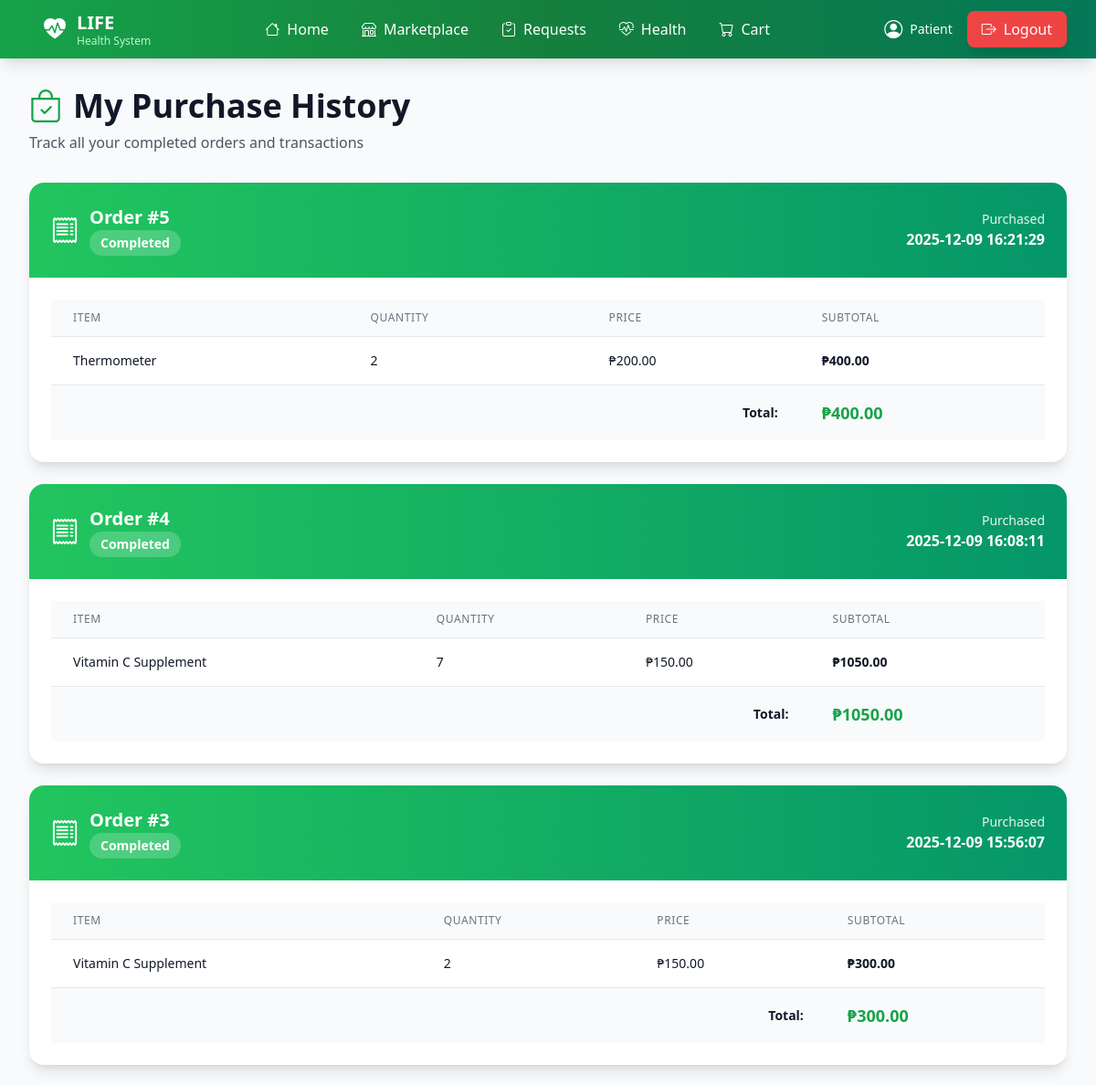
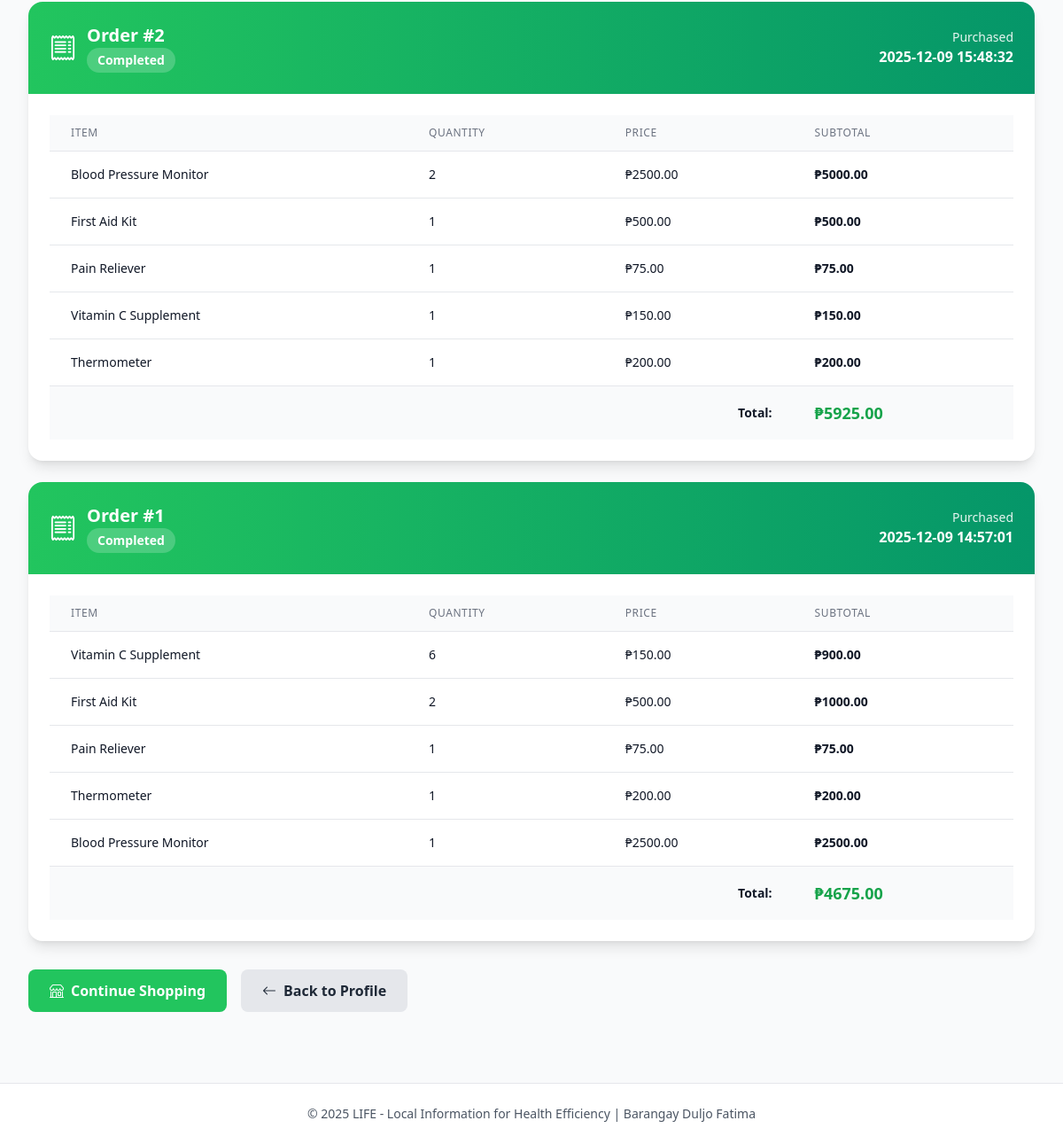
The page /purchase_history (signed in) on the database its author committed (2 pictures, top to bottom).
### tables this page shows
CREATE TABLE purchase_orders (
            id INTEGER PRIMARY KEY AUTOINCREMENT,
            patient_id INTEGER NOT NULL,
            total_amount REAL NOT NULL,
            status TEXT DEFAULT 'Completed',
            purchased_at TIMESTAMP DEFAULT CURRENT_TIMESTAMP,
            FOREIGN KEY (patient_id) REFERENCES patients(id)
        );

CREATE TABLE purchase_order_items (
            id INTEGER PRIMARY KEY AUTOINCREMENT,
            order_id INTEGER NOT NULL,
            item_id INTEGER NOT NULL,
            item_name TEXT NOT NULL,
            quantity INTEGER NOT NULL,
            price REAL NOT NULL,
            FOREIGN KEY (order_id) REFERENCES purchase_orders(id),
            FOREIGN KEY (item_id) REFERENCES marketplace_items(id)
        );

### app.py (the view)
@app.route("/purchase_history")
def purchase_history():
    if session.get("role") != 'patient':
        return redirect(url_for('patient_signin'))
    patient_id = session.get("user_id")
    db = get_db()
    c = db.cursor()
    orders = c.execute("""
        SELECT * FROM purchase_orders
        WHERE patient_id = ?
        ORDER BY purchased_at DESC
    """, (patient_id,)).fetchall()
    orders_with_items = []
    for order in orders:
        order_items = c.execute("""
            SELECT * FROM purchase_order_items
            WHERE order_id = ?
        """, (order["id"],)).fetchall()
        orders_with_items.append({
            "order": dict(order),
            "order_items": [dict(item) for item in order_items]
        })
    return render_template("purchase_history.html", orders=orders_with_items)

### app.py (called while the page is built)
def get_db():
    db = getattr(g, "_database", None)
    if db is None:
        db = g._database = sqlite3.connect(DATABASE)
        db.row_factory = sqlite3.Row
    return db

@app.teardown_appcontext
def close_connection(exception):
    db = getattr(g, "_database", None)
    if db is not None:
        db.close()

### templates/purchase_history.html (shortened to what this page needs)
{% extends "layout.html" %}
{% block content %}
<div class="animate-slideUp">
    <div class="mb-8">
        <h1 class="text-4xl font-bold text-gray-900 mb-2 flex items-center space-x-3">
            <i class="bi bi-bag-check text-green-600"></i>
            <span>My Purchase History</span>
        </h1>
        <p class="text-gray-600">Track all your completed orders and transactions</p>
    </div>
    {% if orders %}
        <div class="space-y-6">
            {% for order_data in orders %}
            <div class="bg-white rounded-2xl shadow-lg overflow-hidden card-hover">
                <div class="bg-gradient-to-r from-green-500 to-emerald-600 text-white p-6">
                    <div class="flex items-center justify-between">
                        <div class="flex items-center space-x-3">
                            <i class="bi bi-receipt text-3xl"></i>
                            <div>
                                <h3 class="text-xl font-bold">Order #{{ order_data.order.id }}</h3>
                                <span class="inline-flex items-center px-3 py-1 rounded-full text-sm font-semibold bg-white bg-opacity-20">
                                    {{ order_data.order.status }}
                                </span>
                            </div>
                        </div>
                        <div class="text-right">
                            <p class="text-sm opacity-90">Purchased</p>
                            <p class="font-semibold">{{ order_data.order.purchased_at }}</p>
                        </div>
                    </div>
                </div>
                <div class="p-6">
                    <div class="overflow-x-auto">
                        <table class="min-w-full divide-y divide-gray-200">
                            <thead class="bg-gray-50">
                                <tr>
                                    <th class="px-6 py-3 text-left text-xs font-medium text-gray-500 uppercase tracking-wider">Item</th>
                                    <th class="px-6 py-3 text-left text-xs font-medium text-gray-500 uppercase tracking-wider">Quantity</th>
                                    <th class="px-6 py-3 text-left text-xs font-medium text-gray-500 uppercase tracking-wider">Price</th>
                                    <th class="px-6 py-3 text-left text-xs font-medium text-gray-500 uppercase tracking-wider">Subtotal</th>
                                </tr>
                            </thead>
                            <tbody class="bg-white divide-y divide-gray-200">
                                {% for item in order_data.order_items %}
                                <tr class="hover:bg-gray-50 transition-colors">
                                    <td class="px-6 py-4 whitespace-nowrap text-sm font-medium text-gray-900">{{ item.item_name }}</td>
                                    <td class="px-6 py-4 whitespace-nowrap text-sm text-gray-900">{{ item.quantity }}</td>
                                    <td class="px-6 py-4 whitespace-nowrap text-sm text-gray-900">₱{{ "%.2f"|format(item.price) }}</td>
                                    <td class="px-6 py-4 whitespace-nowrap text-sm font-semibold text-gray-900">₱{{ "%.2f"|format(item.price * item.quantity) }}</td>
                                </tr>
                                {% endfor %}
                            </tbody>
                            <tfoot class="bg-gray-50">
                                <tr>
                                    <td colspan="3" class="px-6 py-4 text-right text-sm font-bold text-gray-900">Total:</td>
                                    <td class="px-6 py-4 whitespace-nowrap text-lg font-bold text-green-600">₱{{ "%.2f"|format(order_data.order.total_amount) }}</td>
                                </tr>
                            </tfoot>
                        </table>
                    </div>
                </div>
            </div>
            {% endfor %}
        </div>
    {% endif %}
    <div class="mt-8 flex flex-col sm:flex-row gap-4">
        <a href="{{ url_for('patient_marketplace') }}"
           class="inline-flex items-center justify-center space-x-2 bg-green-500 hover:bg-green-600 text-white font-semibold py-3 px-6 rounded-lg transition-all duration-300 transform hover:scale-105">
            <i class="bi bi-shop"></i>
            <span>Continue Shopping</span>
        </a>
        <a href="{{ url_for('patient_profile') }}"
           class="inline-flex items-center justify-center space-x-2 bg-gray-200 hover:bg-gray-300 text-gray-800 font-semibold py-3 px-6 rounded-lg transition-all duration-300 transform hover:scale-105">
            <i class="bi bi-arrow-left"></i>
            <span>Back to Profile</span>
        </a>
    </div>
</div>
{% endblock %}

### templates/layout.html (style rules this page uses)
.animate-slideUp { animation: slideUp 0.5s ease-out; }
.card-hover { transition: all 0.3s ease; }

### rows shown on the page
purchase_orders: order.id "5", order.status "Completed", order.purchased_at "2025-12-09 16:21:29", order.total_amount "400.00"
purchase_order_items: item_name "Thermometer", quantity "2", price "200.00", item.price*item.quantity "400.00"
purchase_orders: order.id "4", order.status "Completed", order.purchased_at "2025-12-09 16:08:11", order.total_amount "1050.00"
purchase_order_items: item_name "Vitamin C Supplement", quantity "7", price "150.00", item.price*item.quantity "1050.00"
purchase_orders: order.id "3", order.status "Completed", order.purchased_at "2025-12-09 15:56:07", order.total_amount "300.00"
purchase_order_items: item_name "Vitamin C Supplement", quantity "2", price "150.00", item.price*item.quantity "300.00"
purchase_orders: order.id "2", order.status "Completed", order.purchased_at "2025-12-09 15:48:32", order.total_amount "5925.00"
purchase_order_items: item_name "Blood Pressure Monitor", quantity "2", price "2500.00", item.price*item.quantity "5000.00"
purchase_order_items: item_name "First Aid Kit", quantity "1", price "500.00", item.price*item.quantity "500.00"
purchase_order_items: item_name "Pain Reliever", quantity "1", price "75.00", item.price*item.quantity "75.00"
purchase_order_items: item_name "Vitamin C Supplement", quantity "1", price "150.00", item.price*item.quantity "150.00"
purchase_order_items: item_name "Thermometer", quantity "1", price "200.00", item.price*item.quantity "200.00"
purchase_orders: order.id "1", order.status "Completed", order.purchased_at "2025-12-09 14:57:01", order.total_amount "4675.00"
purchase_order_items: item_name "Vitamin C Supplement", quantity "6", price "150.00", item.price*item.quantity "900.00"
purchase_order_items: item_name "First Aid Kit", quantity "2", price "500.00", item.price*item.quantity "1000.00"
purchase_order_items: item_name "Pain Reliever", quantity "1", price "75.00", item.price*item.quantity "75.00"
purchase_order_items: item_name "Thermometer", quantity "1", price "200.00", item.price*item.quantity "200.00"
purchase_order_items: item_name "Blood Pressure Monitor", quantity "1", price "2500.00", item.price*item.quantity "2500.00"
